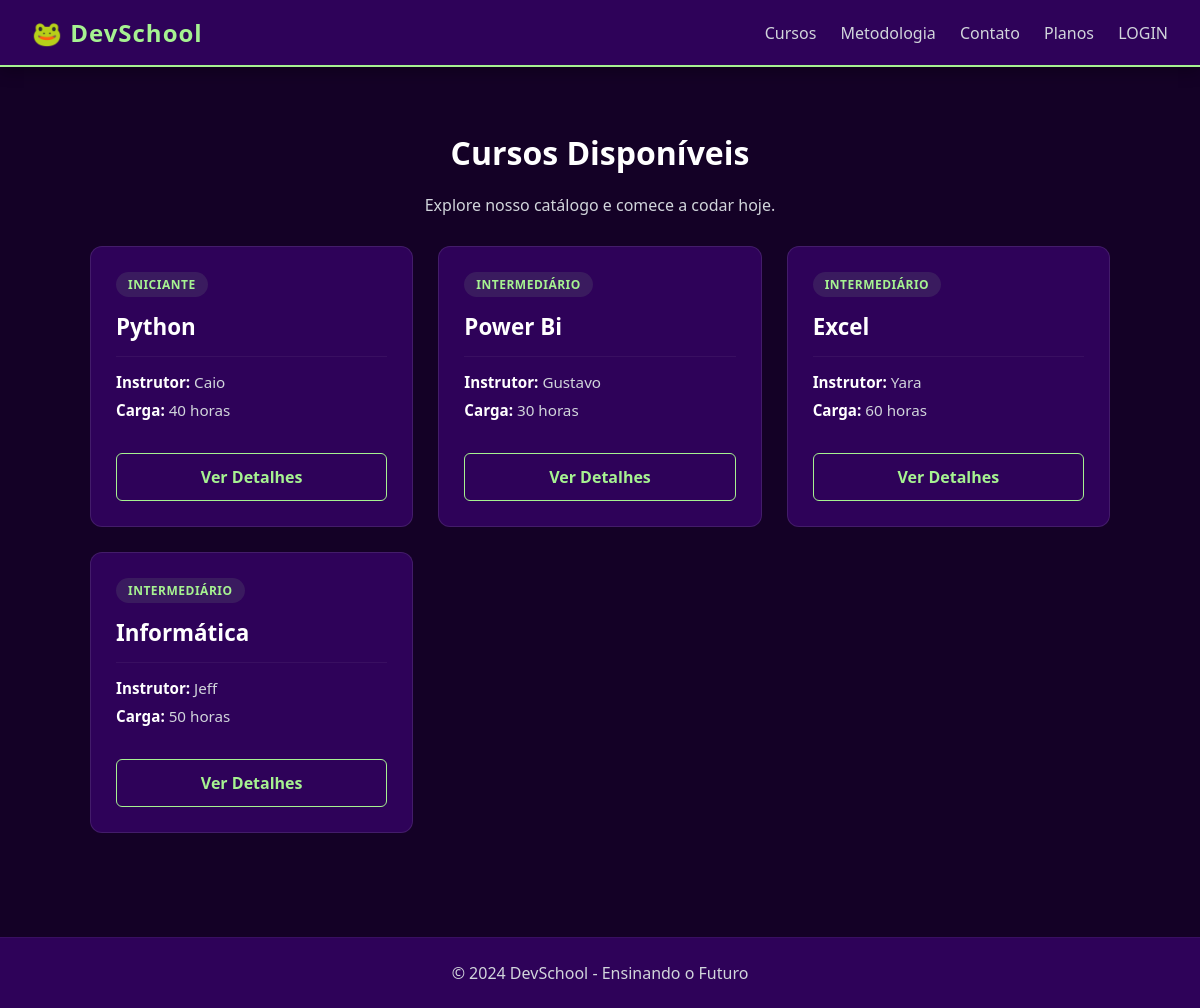
The page / on the database its author committed.
### app/models.py (models this page shows, shortened)
class Curso(models.Model):
    nome = models.CharField(max_length=200)
    instrutor = models.CharField(max_length=100)
    carga_horaria = models.IntegerField()
    NIVEL_CHOICES = [
        ('Iniciante', 'Iniciante'),
        ('Intermediário', 'Intermediário'),
        ('Avançado', 'Avançado'),
    ]
    nivel = models.CharField(max_length=50, choices=NIVEL_CHOICES, default='Iniciante')
    descricao = models.CharField(max_length=1000, default='')

### app/views.py (the view)
# urls.py: path('', views.home_view, name='home'),
def home_view(request):
    todos_os_cursos = Curso.objects.all()
    context = {
        'instrutor': 'Gustavo',
        'logado': request.user.is_authenticated,
        'cursos': todos_os_cursos  # 3. Passar dados reais
    }
    return render(request, 'home.html', context)

### app/templates/home.html (shortened to what this page needs)
{% extends 'base.html' %}
{% block conteudo %}
<div class="container">
    <div class="text-center mb-30">
        <h1 style="color: var(--text-main);">Cursos Disponíveis</h1>
        <p style="color: var(--text-secondary);">Explore nosso catálogo e comece a codar hoje.</p>
    </div>
    <div class="courses-container">
        {% for curso in cursos %}
        <div class="course-card" style="position: relative;">
            <div class="course-header">
                <span class="badge-level">{{ curso.nivel }}</span>
                <h3 class="course-title">{{ curso.nome }}</h3>
            </div>
            <div class="course-info">
                <p><strong>Instrutor:</strong> {{ curso.instrutor }}</p>
                <p><strong>Carga:</strong> {{ curso.carga_horaria }} horas</p>
            </div>
            <a href="{% url 'curso_detalhe' curso.pk %}" class="btn-course">
                Ver Detalhes
            </a>
        </div>
        {% empty %}
        <p style="color: var(--text-secondary);">Nenhum curso disponível no momento.</p>
        {% endfor %}
    </div>
</div>
{% endblock %}

### app/templates/base.html (shortened to what this page needs)
<!DOCTYPE html>
<html lang="pt-BR">
<head>
    {% load static %}
    <link rel="stylesheet" href="{% static 'style.css' %}">
</head>
<body>
    <nav>
        <h2>🐸 DevSchool</h2>
        <div>
            <a href="/">Cursos</a>
            <a href="/metodologia">Metodologia</a>
            <a href="/contato">Contato</a>
            <a href="/assinaturas">Planos</a>
            {% if user.is_authenticated %} <span style="margin-left: 15px; font-size: 0.9em; color: #bdc3c7;">
                    Bem vindo, {{ user.username }}
                </span>
            {% else %}
            <a href="{% url 'login' %}">LOGIN</a>
            {% endif %}
        </div>
    </nav>
    <div class="container">
        {% block conteudo %}
        {% endblock %}
    </div>
    <footer>© 2024 DevSchool - Ensinando o Futuro</footer>
</body>
</html>

### app/static/style.css (style rules this page uses)
:root { --background-color: #140126; --primary-surface: #2E0259; --accent-color: #A6F291; --contrast-text: #022601; --text-main: #ffffff; --text-secondary: #d1d5db; }
* { margin: 0; padding: 0; box-sizing: border-box; }
body { font-family: 'Segoe UI', Tahoma, Geneva, Verdana, sans-serif; background-color: var(--background-color); color: var(--text-main); display: flex; flex-direction: column; min-height: 100vh; }
nav { background-color: var(--primary-surface); padding: 1rem 2rem; display: flex; justify-content: space-between; align-items: center; border-bottom: 2px solid var(--accent-color); box-shadow: 0 4px 15px rgba(0,0,0,0.3); }
nav h2 { font-size: 1.5rem; font-weight: bold; letter-spacing: 1px; color: var(--accent-color); }
nav a { color: var(--text-secondary); text-decoration: none; margin-left: 20px; font-weight: 500; transition: color 0.3s; }
.container { max-width: 1100px; margin: 2rem auto; padding: 0 20px; flex: 1; width: 100%; }
footer { background-color: var(--primary-surface); color: var(--text-secondary); text-align: center; padding: 1.5rem; margin-top: auto; border-top: 1px solid rgba(255,255,255,0.05); }
h1, h3 { color: var(--text-main); margin-bottom: 20px; }
.text-center { text-align: center; }
.mb-30 { margin-bottom: 30px; }
.courses-container { display: grid; grid-template-columns: repeat(auto-fit, minmax(300px, 1fr)); gap: 25px; margin-top: 30px; padding-bottom: 40px; }
.course-card { background-color: var(--primary-surface); border: 1px solid rgba(255, 255, 255, 0.1); border-radius: 12px; padding: 25px; display: flex; flex-direction: column; justify-content: space-between; transition: transform 0.3s, border-color 0.3s, box-shadow 0.3s; height: 100%; }
.badge-level { display: inline-block; background-color: rgba(166, 242, 145, 0.1); color: var(--accent-color); font-size: 0.75rem; font-weight: bold; padding: 4px 12px; border-radius: 20px; text-transform: uppercase; letter-spacing: 0.5px; margin-bottom: 15px; }
.course-title { color: var(--text-main); font-size: 1.4rem; margin-bottom: 15px; line-height: 1.3; }
.course-info { margin-bottom: 25px; border-top: 1px solid rgba(255, 255, 255, 0.05); padding-top: 15px; }
.course-info p { color: var(--text-secondary); font-size: 0.95rem; margin-bottom: 8px; }
.course-info strong { color: var(--text-main); }
.btn-course { display: block; width: 100%; text-align: center; padding: 12px; border-radius: 6px; text-decoration: none; font-weight: bold; background: transparent; border: 1px solid var(--accent-color); color: var(--accent-color); transition: all 0.2s; }
:root { --danger-color: #ef4444; --danger-hover: #dc2626; }

### rows shown on the page
Curso: nivel "INICIANTE", nome "Python", instrutor "Caio", carga_horaria "40"
Curso: nivel "INTERMEDIÁRIO", nome "Power Bi", instrutor "Gustavo", carga_horaria "30"
Curso: nivel "INTERMEDIÁRIO", nome "Excel", instrutor "Yara", carga_horaria "60"
Curso: nivel "INTERMEDIÁRIO", nome "Informática", instrutor "Jeff", carga_horaria "50"
